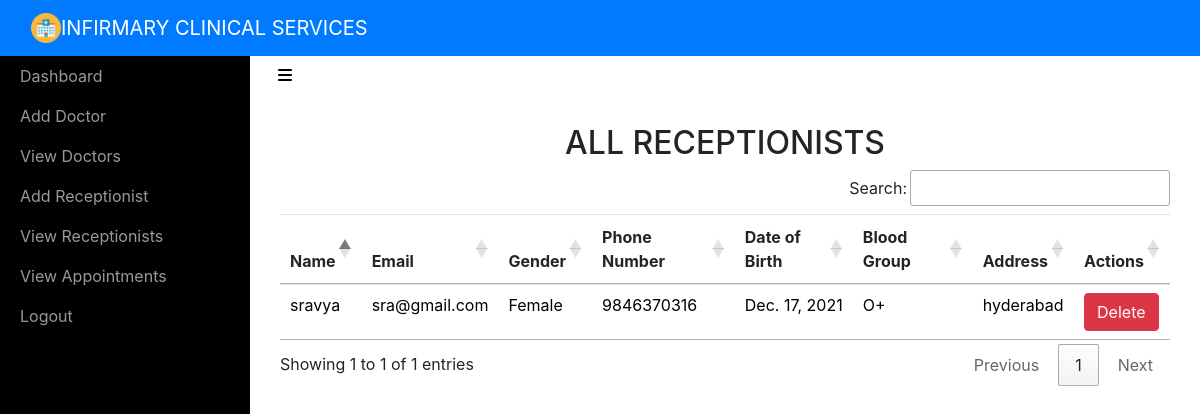
Screenshot of /adminviewReceptionist/ (signed in) with the database file from the repository.
### hospital/models.py (models this page shows, shortened)
class Receptionist(models.Model):
	name = models.CharField(max_length=50)
	email = models.EmailField(unique=True)
	password = models.CharField(max_length=16)
	gender = models.CharField(max_length=10)
	phonenumber = models.CharField(max_length=10)
	address = models.CharField(max_length=100)
	birthdate = models.DateField()
	bloodgroup = models.CharField(max_length=5)

### hospital/views.py (the view)
# urls.py: path('adminviewReceptionist/',adminviewReceptionist,name='adminviewReceptionist'),
def adminviewReceptionist(request):
	if not request.user.is_staff:
		return redirect('login_admin')
	rec = Receptionist.objects.all()
	r = { 'rec' : rec }
	return render(request,'adminviewreceptionists.html',r)

### hospital/templates/adminviewreceptionists.html (shortened to what this page needs)
<!DOCTYPE html>
<html>
<head>
    {% include 'include.html' %}
    {% load static %}
    <link rel="stylesheet" type="text/css" href="https://cdn.datatables.net/1.10.21/css/jquery.dataTables.min.css">
    <link rel="stylesheet" type="text/css" href="https://cdn.datatables.net/buttons/1.6.2/css/buttons.dataTables.min.css">
</head>
<body>
    {% include 'adminnav.html' %}
    <div id="wrapper">
        {% include 'admin_include.html'%}
        <div class="page-content-wrapper">
            <div class="container-fluid"><a class="btn btn-link" role="button" id="menu-toggle" href="#menu-toggle"><i class="fa fa-bars" style="color: black;"></i></a>
                <h2 class="text-center">ALL RECEPTIONISTS</h2>
                <section id="team" class="pb-5">
                    <div class="container">
                       <table class="table" id="example">
                            <thead>
                                <tr>
                                    <th>Name</th>
                                    <th>Email</th>
                                    <th>Gender</th>
                                    <th>Phone Number</th>
                                    <th>Date of Birth</th>
                                    <th>Blood Group</th>
                                    <th>Address</th>
                                    <th>Actions</th>
                                </tr>
                            </thead>
                            <tbody>
                                {% for i in rec %}
                                <tr style="color: black;">
                                    <td>{{ i.name }}</td>
                                    <td>{{ i.email }}</td>
                                    <td>{{ i.gender }}</td>
                                    <td>{{ i.phonenumber }}</td>
                                    <td>{{ i.birthdate }}</td>
                                    <td>{{ i.bloodgroup }}</td>
                                    <td>{{ i.address }}</td>
                                    <td><a href="{% url 'admin_delete_receptionist' i.id  i.email %}" onclick="return confirm('Are you sure you want to delete?')" class="btn btn-danger">Delete</a></td>
                                </tr>
                                {% endfor %}
                            </tbody>
                        </table>
                    </div>
                </section>
            </div>
        </div>
    </div>
</body>
</html>

### hospital/sta/css/styles.css (style rules this page uses)
.text-center { margin-top: 30px; }

### hospital/sta/css/dark.css (style rules this page uses)
.text-center { margin-top: 30px; }

### hospital/sta/css/Sidebar-Menu-1.css (style rules this page uses)
body { overflow-x: hidden; }
#wrapper { padding-left: 0; -webkit-transition: all 0.5s ease; -moz-transition: all 0.5s ease; -o-transition: all 0.5s ease; transition: all 0.5s ease; }
@media (min-width:768px) { #wrapper { padding-left: 250px; } }

### hospital/sta/css/Sidebar-Menu.css (style rules this page uses)
#wrapper { padding-left: 0; -webkit-transition: all 0.5s ease; -moz-transition: all 0.5s ease; -o-transition: all 0.5s ease; transition: all 0.5s ease; }
@media (min-width:768px) { #wrapper { padding-left: 250px; } }

### rows the page displays
Receptionist: name "sravya", email "sra@gmail.com", gender "Female", phonenumber "9846370316", birthdate "Dec. 17, 2021", bloodgroup "O+", address "hyderabad"
